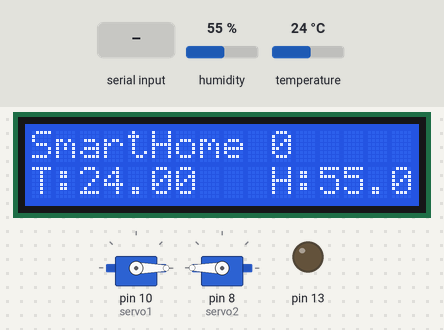
Recording of a sketch running on a simulated Arduino Uno, built with avr-gcc and run on an emulated ATmega328P. On the bench: 2 × servo, 16×2 character LCD, output pins drawn as LEDs (lit = HIGH). Inputs (shaded band) come from the test bench; at power-on: humidity 55 %, temperature 24 °C. What the sketch prints to the serial monitor is not drawn.

Above: at 1.2 s.
1.3 s: "s90\n" received over Serial
At 3.0 s:
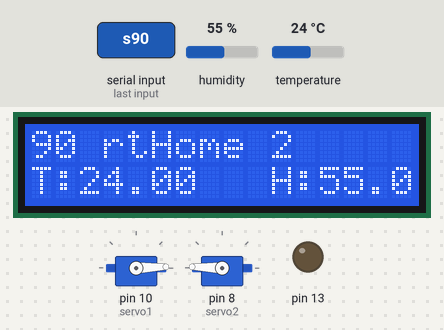
7.3 s: "d90\n" received over Serial
At 10.1 s:
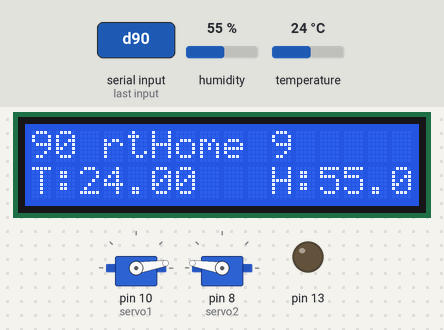
10.9 s: "b90\n" received over Serial
At 12.9 s:
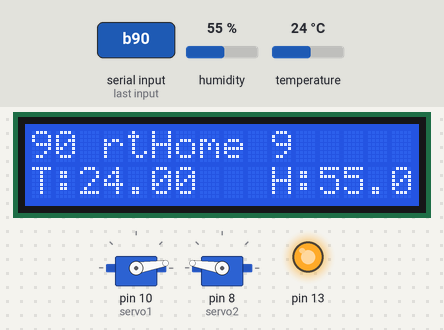
15.5 s: "d,45\n" received over Serial
At 21.4 s:
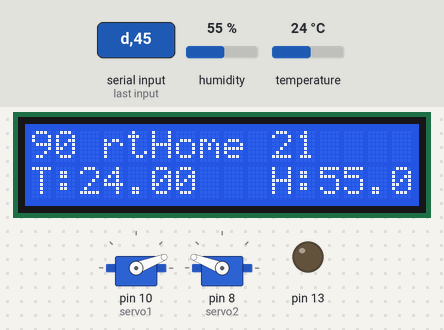
21.5 s: "D90\n" received over Serial
At 25.6 s:
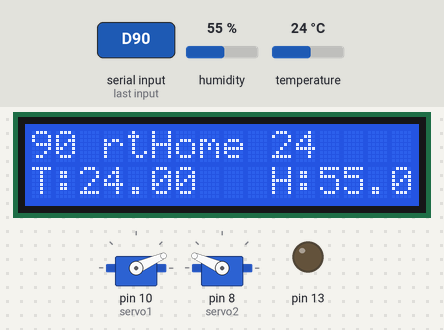
25.9 s: "B90\n" received over Serial
At 27.6 s:
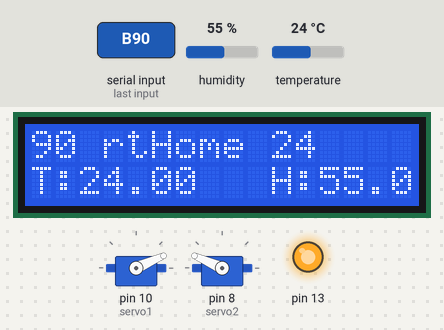
Timing chart, 0 to 44.8 s (numbered marks = the images above; inputs shaded):
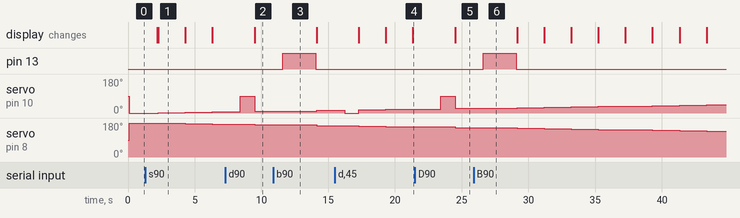

Measured:
- after the input at 1.3 s, the display: first changes after 0.89 s (image 1 shows a later state)
- after the input at 10.9 s, pin 13: LOW → HIGH after 0.68 s, → LOW 2.5 s later
- after the input at 25.9 s, pin 13: LOW → HIGH after 0.70 s, → LOW 2.5 s later
- what the display in image 1 shows lasts 2.0 s, from 2.3 s to 4.3 s

The sketch:

SmartHome.ino.ino
```cpp
/*
   SmartHome

  1602引脚图
  1602引脚 Arduino引脚 功能详解
  1        gnd            VSS一般接地
  2        +5v            VDD接电源（+5V）
  4        12            RS RS为寄存器选择，高电平1时选择数据寄存器、低电平0时选择指令寄存器。对应Arduino12
  6        11            EE(或EN)端为使能(enable)端，写操作时，下降沿使能。读操作时，E高电平有效
  11       5          DB4高4位三态、 双向数据总线 4位
  12       4            DB5高4位三态、 双向数据总线 5位
  13       3            DB6高4位三态、 双向数据总线 6位
  14       2            DB7高4位三态、 双向数据总线 7位（最高位）（也是busy flag）
  15                   BLA背光电源正极
  16                   BLK背光 电源负极

  DHT11引脚
  文字面是背面
  窗口面正面，左至右为+5v data GND
  数据引脚9

  Servo引脚 红+  5v 棕GND 黄DATA
  数据引脚10
*/

#include <LiquidCrystal.h>
#include <dht11.h>
#include <Servo.h>

LiquidCrystal lcd(12, 11, 5, 4, 3, 2);
dht11 DHT11;
Servo servo1;
Servo servo2;

#define DHT11PIN 9
String comdata = "";
float humidity = 0.0;
float temperature = 0.0;
char buffer[18];    //串口缓冲区的字符数组
void setup()
{
  Serial.begin(9600);
  Serial.flush();

  pinMode(13, OUTPUT);
  servo1.attach(10);
  servo2.attach(8);
  Serial.println(DHT11LIB_VERSION);
  lcd.begin(16, 2);
  lcd.print("SmartHome");
}

void loop()
{
  if (Serial.available() > 0)     //Serial.available()返回串口收到的字节数
  {
    int index = 0;
    delay(100);             //延时等待串口收完数据，否则刚收到1个字节时就会执行后续程序
    int numChar = Serial.available();
    if (numChar > 15)         //确认数据不会溢出，应当小于缓冲大小
    {
      numChar = 15;
    }
    while (numChar--)
    {
      buffer[index++] = Serial.read();  //将串口数据一字一字的存入缓冲
    }
    splitString(buffer);        //字符串分割
  }


  int chk = DHT11.read(DHT11PIN);
  switch (chk)
  {
    case DHTLIB_OK:
      Serial.println("OK");
      break;
    case DHTLIB_ERROR_CHECKSUM:
      Serial.println("Checksum error");
      break;
    case DHTLIB_ERROR_TIMEOUT:
      Serial.println("Time out error");
      break;
    default:
      Serial.println("Unknown error");
      break;
  }
  humidity = (float)DHT11.humidity;
  temperature = (float)DHT11.temperature;
  Serial.print("H:");
  Serial.println(humidity, 2);
  Serial.print("T:");
  Serial.println(temperature, 2);

  lcd.setCursor(10, 0);
  lcd.print(millis() / 1000);
  lcd.setCursor(0, 1);
  lcd.print("T:");
  lcd.setCursor(2,1);
  lcd.print(temperature);
  lcd.setCursor(10, 1);
  lcd.print("H:");
  lcd.setCursor(12,1);
  lcd.print(humidity);

  servo1.write((millis() / 1000)%180);
  servo2.write(180-((millis()/1000)%180));
  delay(2000);
}

void splitString(char *data)
{
  Serial.print("Data entered:");
  Serial.println(data);
  char *parameter;
  parameter = strtok(data, " ,");   //string token，将data按照空格或者,进行分割并截取 只要最前一个字串
  while (parameter != NULL)
  {
    setLED(parameter);
    parameter = strtok(NULL, " ,");   //string token，再次分割并截取，直至截取后的字符为空,数据抛弃，不用管
    Serial.print("---");
    //Serial.println(parameter);
  }
  for (int x = 0; x < 16; x++)    //清空缓冲
  {
    buffer[x] = '\0';
  }
  Serial.flush();
}

/*
 * 根据首字母b d s 来给具体安排反应
 * b 0 1 闪LED灯
 * d 数字 设servo角度
 * s string 用液晶显示
 */
void setLED(char *data)
{
  if ((data[0] == 'b') || (data[0] == 'B'))
  {
    int Ans = strtol(data + 1, NULL, 10); //10进制提取数据
    Ans = constrain(Ans, 0, 1);     //限制在0~255范围内
    if (Ans == 1) {
      digitalWrite(13, HIGH);
      delay(2500);
      digitalWrite(13, LOW);
    }
    Serial.print("binary is set to :");
    Serial.println(Ans);
  }
  if ((data[0] == 'd') || (data[0] == 'D'))
  {
    int Ans = strtol(data + 1, NULL, 10);
    Ans = constrain(Ans, 0, 180);
    servo1.write(Ans);
    delay(1000);
    Serial.print("ditital is set to :");
    Serial.println(Ans);
  }
  if ((data[0] == 's') || (data[0] == 'S'))
  {
    Serial.print("String is set to :");
    lcd.setCursor(0, 0);
    lcd.print(data + 1);
    Serial.println(data + 1);
  }
}
```
